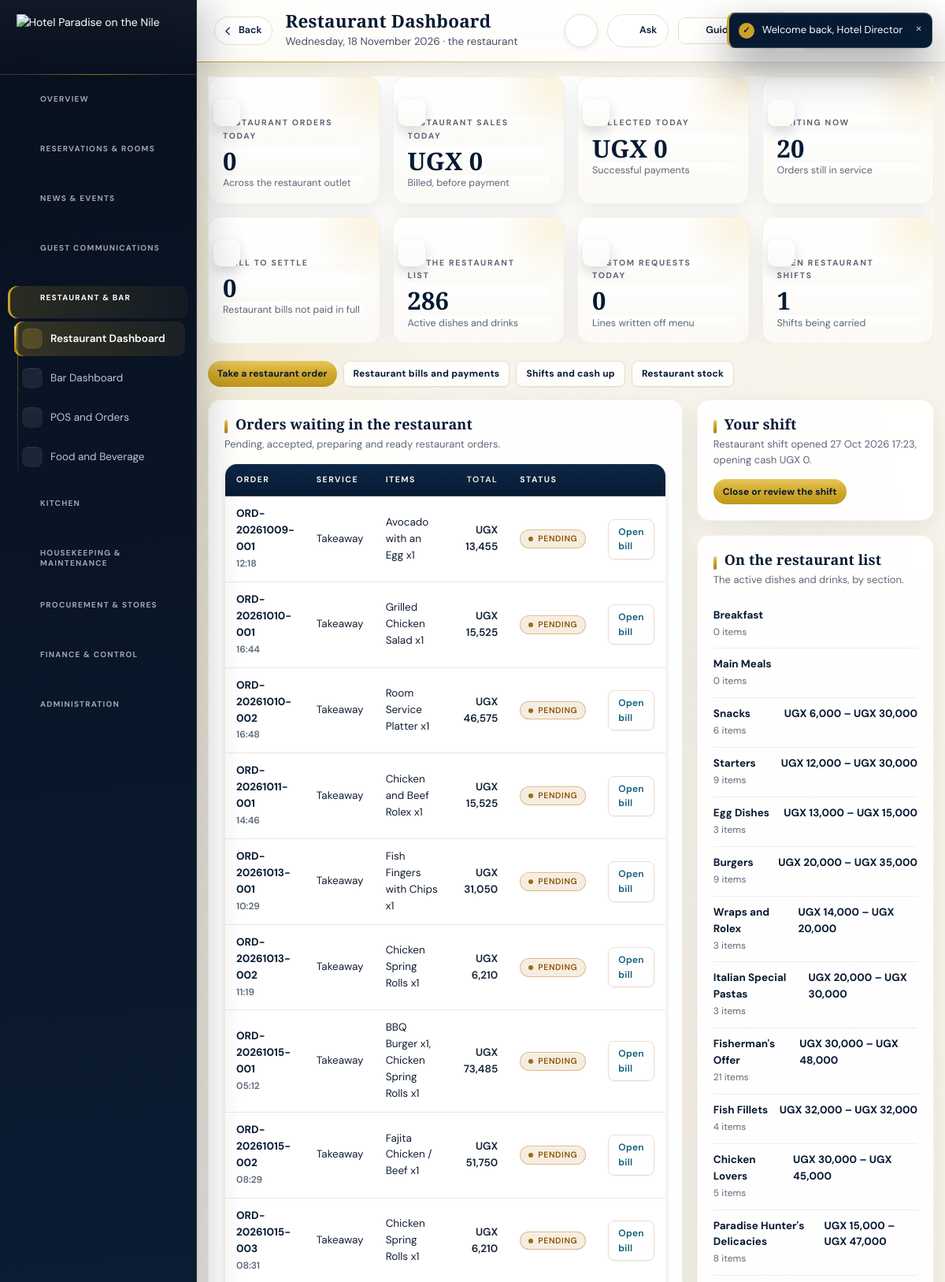
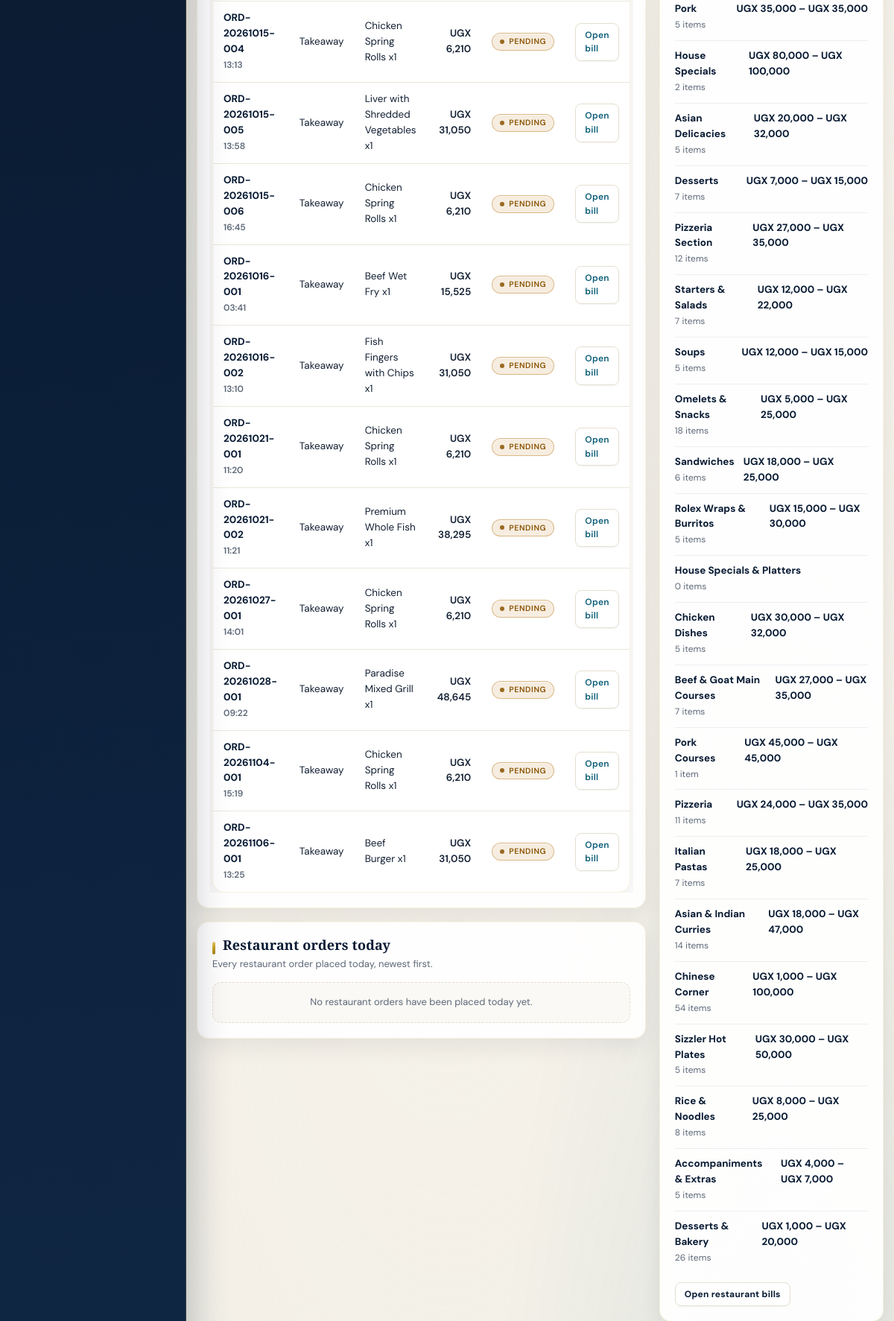
Page /backend-php/index.php?page=restaurant (signed in, upper part) on the committed database (2 pictures, top to bottom).
### tables this page shows
CREATE TABLE `orders` (
  `id` bigint(20) UNSIGNED NOT NULL,
  `hotel_id` bigint(20) UNSIGNED NOT NULL,
  `user_id` bigint(20) UNSIGNED NOT NULL,
  `shift_id` bigint(20) UNSIGNED DEFAULT NULL,
  `order_number` varchar(60) NOT NULL,
  `outlet` enum('restaurant','bar','room_service') NOT NULL,
  `order_type` enum('table','room','takeaway','delivery') NOT NULL,
  `table_name` varchar(60) DEFAULT NULL,
  `room_id` bigint(20) UNSIGNED DEFAULT NULL,
  `customer_name` varchar(160) DEFAULT NULL,
  `customer_phone` varchar(40) DEFAULT NULL,
  `customer_email` varchar(190) DEFAULT NULL,
  `delivery_address` varchar(255) DEFAULT NULL,
  `delivery_notes` text DEFAULT NULL,
  `status` enum('pending','accepted','preparing','ready','served','partially_paid','paid','cancelled') DEFAULT 'pending',
  `discount` decimal(14,2) DEFAULT 0.00,
  `subtotal` decimal(14,2) DEFAULT 0.00,
  `tax` decimal(14,2) DEFAULT 0.00,
  `total` decimal(14,2) DEFAULT 0.00,
  `created_at` timestamp NULL DEFAULT NULL,
  `deleted_at` timestamp NULL DEFAULT NULL,
  `deleted_by` bigint(20) UNSIGNED DEFAULT NULL,
  `kds_runner` varchar(80) DEFAULT NULL,
  `kds_eta` datetime DEFAULT NULL,
  `kds_dispatched_at` datetime DEFAULT NULL
);

CREATE TABLE `shifts` (
  `id` bigint(20) UNSIGNED NOT NULL,
  `hotel_id` bigint(20) UNSIGNED NOT NULL,
  `user_id` bigint(20) UNSIGNED NOT NULL,
  `outlet` enum('restaurant','bar','front_desk','kitchen','store') NOT NULL,
  `opened_at` datetime NOT NULL,
  `closed_at` datetime DEFAULT NULL,
  `opening_cash` decimal(14,2) DEFAULT 0.00,
  `expected_cash` decimal(14,2) DEFAULT 0.00,
  `counted_cash` decimal(14,2) DEFAULT 0.00,
  `variance` decimal(14,2) DEFAULT 0.00,
  `status` enum('open','closed') DEFAULT 'open'
);

### backend-php/app/kds.php (called while the page is built, shortened)
<?php
require_once __DIR__.'/notify.php';
function kds_stations(): array{
 try{ return rows('SELECT * FROM kitchen_stations WHERE active=1 ORDER BY sort_order,id'); }catch(\Throwable $e){ return []; }
}
function kds_infer_station(array $item,array $stations): int{
 $name=strtolower(trim((string)($item['item_name']??$item['name']??$item['custom_name']??'')));
 $cat=strtolower(trim((string)($item['category_name']??'')));
 $hay=$name.' '.$cat;
 $codes=[];
 foreach($stations as $s) $codes[strtoupper((string)$s['code'])]=(int)$s['id'];
 if(preg_match('/\b(salad|sandwich|cold|starter|appetiser|appetizer|sushi|ceviche)\b/',$hay)) return $codes['COLD']??0;
 return $codes['HOT']??0;
}
function kds_sync_order(int $orderId): void{
 try{
  $o=row('SELECT * FROM orders WHERE id=?',[$orderId]);
  $stations=kds_stations();
  $items=rows('SELECT oi.*,mi.name item_name,mc.name category_name FROM order_items oi LEFT JOIN menu_items mi ON mi.id=oi.menu_item_id LEFT JOIN menu_categories mc ON mc.id=mi.category_id WHERE oi.order_id=? ORDER BY oi.id',[$orderId]);
  foreach($items as $it){
   $iid=(int)$it['id'];
   $has=val('SELECT id FROM kitchen_order_items WHERE order_item_id=?',[$iid]);
   $sid=kds_infer_station(array_merge($it,['outlet'=>(string)$o['outlet']]),$stations);
   if($has===null){
    $sname=(string)($stations[$sid]['name']??'Kitchen');
    $scode=strtoupper((string)($stations[$sid]['code']??'HOT'));
    $roles=$scode==='BAR'?['bar_staff','waiter','kitchen','general_manager']:($scode==='ROOM'?['waiter','receptionist','kitchen','general_manager']:['kitchen','general_manager']);
    notify_console('kds-new:'.$orderId.':'.$iid,'order','New KOT '.(string)$o['order_number'],
     (string)($it['item_name']??$it['custom_name']??'Item').' · '.number_format((float)$it['quantity'],0).' · '.$sname,
     ['order_id'=>$orderId,'station'=>$sname,'item'=>(string)($it['item_name']??$it['custom_name']??'')],$roles,'order',$orderId);
   }elseif($sid>0){
    q('UPDATE kitchen_order_items SET station_id=? WHERE id=? AND (station_id IS NULL OR station_id=0)',[$sid,(int)$has]);
   }
  }
 }catch(\Throwable $e){ error_log('[kds] sync order '.$orderId.': '.$e->getMessage()); }
}

### backend-php/app/notify.php (called while the page is built, shortened)
<?php
function notify_recipients(array $roles): array
{
 $ph=implode(',',array_fill(0,count($roles),'?'));
 return rows('SELECT DISTINCT u.id,u.name,u.email FROM users u'
  .' JOIN user_roles ur ON ur.user_id=u.id JOIN roles r ON r.id=ur.role_id'
  .' WHERE r.name IN ('.$ph.") AND u.status='active' ORDER BY u.id",$roles);
}
function notify_dispatch(string $eventKey,string $category,string $title,string $body,
 array $data=[],array $roles=[],?int $excludeUserId=null,string $eventType='',?string $entityType=null,?int $entityId=null): array
{
 foreach(['director','super_admin'] as $always){ if(!in_array($always,$roles,true)) $roles[]=$always; }
 $made=0; $queued=0;
 try{
  foreach(notify_recipients($roles) as $u){
   $uid=(int)$u['id'];
   if($excludeUserId!==null && $uid===$excludeUserId) continue;
   try{
    $nid=(int)db()->lastInsertId(); $made++;
    $queued+=notify_queue_for_user($nid,$uid);
   }catch(\Throwable $e){ error_log('[hotel notify] row for user '.$uid.' failed: '.$e->getMessage()); }
  }
 }catch(\Throwable $e){
  error_log('[hotel notify] dispatch '.$eventKey.' failed: '.$e->getMessage());
  return ['ok'=>false,'duplicate'=>false,'notifications'=>$made,'queued'=>$queued,'error'=>$e->getMessage()];
 }
 return ['ok'=>true,'duplicate'=>false,'notifications'=>$made,'queued'=>$queued,'error'=>null];
}
function notify_console(string $eventKey,string $category,string $title,string $body,
 array $data=[],array $roles=[],?string $entityType=null,?int $entityId=null): void
{
 try{
  $me=current_user();
  notify_dispatch($eventKey,$category,$title,$body,$data,$roles,$me['id']??null,'',$entityType,$entityId);
 }catch(\Throwable $e){
  error_log('[hotel notify] console '.$eventKey.' skipped: '.$e->getMessage());
 }
}
function notify_queue_for_user(int $notificationId,int $userId): int
{
 $n=0;
 return $n;
}

### backend-php/modules/restaurant.php (the view, shortened to what this page needs)
<?php
require_once __DIR__.'/../app/kds.php';
$day0=today().' 00:00:00';
$day1=date('Y-m-d',strtotime(today().' +1 day')).' 00:00:00';
$ordersToday=rows(
 "SELECT o.*,
   (SELECT COALESCE(SUM(p.amount),0) FROM payments p WHERE p.order_id=o.id AND p.status='successful') paid
  FROM orders o
  WHERE o.outlet='restaurant' AND o.deleted_at IS NULL AND o.created_at>=? AND o.created_at<?
  ORDER BY o.id DESC LIMIT 20",[$day0,$day1]
);
$open=rows(
 "SELECT o.*,
   (SELECT COALESCE(SUM(p.amount),0) FROM payments p WHERE p.order_id=o.id AND p.status='successful') paid
  FROM orders o
  WHERE o.outlet='restaurant' AND o.deleted_at IS NULL AND o.status IN('pending','accepted','preparing','ready')
  ORDER BY o.id ASC LIMIT 20",[]
);
foreach(array_merge($ordersToday,$open) as $kdsOrder) kds_sync_order((int)$kdsOrder['id']);
$linesBy=[];
$allIds=array_values(array_unique(array_merge(
 array_map(static fn(array $o): int=>(int)$o['id'],$ordersToday),
 array_map(static fn(array $o): int=>(int)$o['id'],$open)
)));
if($allIds){
 $ph=implode(',',array_fill(0,count($allIds),'?'));
 foreach(rows("SELECT oi.order_id,oi.quantity,".hp_order_item_name_sql()." FROM order_items oi LEFT JOIN menu_items mi ON mi.id=oi.menu_item_id WHERE oi.order_id IN($ph) ORDER BY oi.id",$allIds) as $ln){
  $linesBy[(int)$ln['order_id']][]=$ln;
 }
}
$myShift=row("SELECT * FROM shifts WHERE user_id=? AND status='open' ORDER BY id DESC LIMIT 1",[$u['id']]);
$menuCats=rows("SELECT mc.name,COUNT(mi.id) items,MIN(mi.price) low,MAX(mi.price) high
 FROM menu_categories mc LEFT JOIN menu_items mi ON mi.category_id=mc.id AND mi.active=1
 WHERE mc.outlet='restaurant' GROUP BY mc.id,mc.name ORDER BY mc.id",[]);
echo '<div class="kpis">';
echo '</div>';
echo '<div class="toolbar"><div class="bar">';
echo '<a class="btn sm" href="'.BASE.'/index.php?page=pos&amp;outlet=restaurant">Take a restaurant order</a>';
echo '<a class="btnGhost sm" href="'.BASE.'/index.php?page=fnb&amp;outlet=restaurant">Restaurant bills and payments</a>';
echo '<a class="btnGhost sm" href="'.BASE.'/index.php?page=shifts">Shifts and cash up</a>';
if(page_allowed('inventory')) echo '<a class="btnGhost sm" href="'.BASE.'/index.php?page=inventory">Restaurant stock</a>';
echo '</div></div>';
echo '<div class="dashGrid"><div>';
echo '<div class="panel"><h2>Orders waiting in the restaurant</h2><p class="hint">Pending, accepted, preparing and ready restaurant orders.</p>';
if(!$open){
 echo '<p class="emptyLine">The restaurant has no orders waiting.</p>';
}else{
 echo '<table class="tbl"><thead><tr><th>Order</th><th>Service</th><th>Items</th><th class="num">Total</th><th>Status</th><th></th></tr></thead><tbody>';
 foreach($open as $o){
  $oid=(int)$o['id'];
  $names=[];
  foreach($linesBy[$oid]??[] as $ln) $names[]=$ln['name'].' x'.rtrim(rtrim(number_format((float)$ln['quantity'],2,'.',''),'0'),'.');
  echo '<tr><td><b>'.e($o['order_number']).'</b><br><small>'.date('H:i',strtotime((string)$o['created_at'])).'</small></td>';
  echo '<td>'.e($o['order_type']==='room'?'Room service':ucfirst((string)$o['order_type'])).($o['table_name']?'<br><small>'.e((string)$o['table_name']).'</small>':'').'</td>';
  echo '<td>'.e(implode(', ',array_slice($names,0,3))).(count($names)>3?' &hellip;':'').'</td>';
  echo '<td class="num">'.money($o['total']).'</td><td>'.status_badge($o['status']).'</td>';
  echo '<td><a class="btnGhost sm" href="'.BASE.'/index.php?page=fnb&amp;view='.$oid.'">Open bill</a></td></tr>';
 }
 echo '</tbody></table>';
}
echo '</div>';
echo '<div class="panel"><h2>Restaurant orders today</h2><p class="hint">Every restaurant order placed today, newest first.</p>';
if(!$ordersToday){
 echo '<p class="emptyLine">No restaurant orders have been placed today yet.</p>';
}
echo '</div></div>';
echo '<div>';
echo '<div class="panel"><h2>Your shift</h2>';
if($myShift){
 echo '<p class="hint">'.e(ucfirst((string)$myShift['outlet'])).' shift opened '.fmtdt((string)$myShift['opened_at']).', opening cash '.money($myShift['opening_cash']).'.</p>';
 echo '<a class="btn sm" href="'.BASE.'/index.php?page=shifts">Close or review the shift</a>';
}else{
 echo '<p class="emptyLine">You have no open shift. Open one at the till before taking orders or payments.</p>';
 echo '<a class="btn sm" href="'.BASE.'/index.php?page=pos&amp;outlet=restaurant">Open the restaurant till</a>';
}
echo '</div>';
echo '<div class="panel"><h2>On the restaurant list</h2><p class="hint">The active dishes and drinks, by section.</p>';
if(!$menuCats){
 echo '<p class="emptyLine">The restaurant menu is empty. Add items in Food and Beverage.</p>';
}else{
 echo '<div class="miniList">';
 foreach($menuCats as $mc){
  echo '<div class="li"><span><b>'.e($mc['name']).'</b><br><small>'.(int)$mc['items'].' item'.((int)$mc['items']===1?'':'s').'</small></span>';
  if((int)$mc['items']>0) echo '<b>'.money($mc['low']).' &ndash; '.money($mc['high']).'</b>';
  echo '</div>';
 }
 echo '</div>';
 echo '<div style="margin-top:12px"><a class="btnGhost sm" href="'.BASE.'/index.php?page=fnb&amp;outlet=restaurant">Open restaurant bills</a></div>';
}
echo '</div>';
echo '</div></div>';

### backend-php/app/bootstrap.php (shortened to what this page needs)
<?php
if(!function_exists('hp_config')){
 function hp_config(): array{
  $file=__DIR__.'/../config.php';
  if(!is_readable($file)) return $cfg=[];
  $got=include $file;
  return $cfg=is_array($got)?$got:[];
 }
}
function db_config(): array{
 $fromFile=hp_config();
 $fromConfig=function(string $path) use($fromFile){
  $node=$fromFile;
  foreach(explode('.',$path) as $step){
   if(!is_array($node)||!array_key_exists($step,$node)) return null;
   $node=$node[$step];
  }
  return $node;
 };
 $pick=function(string $path,string $env,string $fallback) use($fromConfig): string{
  $v=getenv($env);
  if(is_string($v)&&$v!=='') return $v;
  $v=$fromConfig($path);
  if(is_string($v)&&$v!=='') return $v;
  return $fallback;
 };
 $host=$pick('db.host','HP_DB_HOST','127.0.0.1');
 $port=$pick('db.port','HP_DB_PORT','');
 return $cfg=[
  'dsn'=>'mysql:host='.$host.($port!==''?';port='.$port:'').';charset=utf8mb4',
  'host'=>$host,'port'=>$port,
  'name'=>$pick('db.name','HP_DB_NAME','hotelpardise_system'),
  'user'=>$pick('db.user','HP_DB_USER','hotelpardise_system'),
  'pass'=>$pick('db.pass','HP_DB_PASS',''),
  'web'=>[
   'name'=>$pick('web_db.name','HP_WEB_DB_NAME','hotelpardise_website'),
   'user'=>$pick('web_db.user','HP_WEB_DB_USER','hotelpardise_website'),
   'pass'=>$pick('web_db.pass','HP_WEB_DB_PASS',''),
  ],
 ];
}
function db_connect(string $dsn,string $dbName,string $user,string $pass): PDO{
  try{
   return new PDO($dsn.';dbname='.$dbName,$user,$pass,[
    PDO::ATTR_ERRMODE=>PDO::ERRMODE_EXCEPTION,
    PDO::ATTR_DEFAULT_FETCH_MODE=>PDO::FETCH_ASSOC
   ]);
  }catch(PDOException $e){
   $reason=db_failure_reason($e,$dbName,$user);
   error_log('[hotel db] cannot open '.$dbName.' as '.$user.'@'.db_config()['host']
    .' [SQLSTATE '.$e->getCode().']: '.$reason);
   throw new RuntimeException($reason,0);
  }
}
function db(): PDO{
  static $pdo=null;
  if($pdo===null){
   $c=db_config();
   try{
    $pdo=db_connect($c['dsn'],$c['name'],$c['user'],$c['pass']);
   }catch(RuntimeException $e){
    db_setup_page($e->getMessage());
   }
  }
  return $pdo;
}
function q(string $sql,array $p=[]){ $st=db()->prepare($sql); $st->execute($p); return $st; }
function rows(string $sql,array $p=[]){ return q($sql,$p)->fetchAll(); }
function row(string $sql,array $p=[]){ $r=q($sql,$p)->fetch(); return $r===false?null:$r; }
function hp_column_exists(string $table,string $col): bool{
 try{
  $pattern=str_replace(['\\','_','%'],['\\\\','\\_','\\%'],$col);
  $st=db()->query('SHOW COLUMNS FROM `'.$table.'` LIKE '.db()->quote($pattern));
  return (bool)$st->fetch();
 }catch(Throwable $e){ return false; }
}
function hp_order_item_name_sql(string $itemAlias='oi',string $menuAlias='mi'): string{
 $item=preg_replace('/[^A-Za-z0-9_]/','',(string)$itemAlias) ?: 'oi';
 $menu=preg_replace('/[^A-Za-z0-9_]/','',(string)$menuAlias) ?: 'mi';
 $custom=hp_column_exists('order_items','custom_name')?"NULLIF($item.custom_name,'')":'NULL';
 return "COALESCE($menu.name,$custom,'Custom item') AS name";
}
function e($v=null): string{ return htmlspecialchars((string)$v,ENT_QUOTES,'UTF-8'); }
function money($v): string{ return 'UGX '.number_format((float)$v,0); }
function today(): string{ return date('Y-m-d'); }
function fmtdt($d): string{ return $d?date('d M Y H:i',strtotime((string)$d)):''; }
function current_user(): ?array{ return $_SESSION['user']??null; }
function roles_of(): array{ return $_SESSION['roles']??[]; }
function news_roles(): array{
 return [
  'super_admin'    => ['tier'=>'owner'],
  'director'       => ['tier'=>'owner'],
  'general_manager'=> ['tier'=>'owner'],
  'human_resource' => ['tier'=>'owner'],
  'marketing'      => ['tier'=>'editor','categories'=>['news','update','opportunity']],
  'events_manager' => ['tier'=>'editor','categories'=>['news','update','opportunity']],
  'receptionist'   => ['tier'=>'contributor','department'=>'Front Office','categories'=>['news','update']],
  'housekeeping'   => ['tier'=>'contributor','department'=>'Housekeeping','categories'=>['news','update']],
  'kitchen'        => ['tier'=>'contributor','department'=>'Kitchen','categories'=>['news','update']],
  'waiter'         => ['tier'=>'contributor','department'=>'Food and Beverage','categories'=>['news','update']],
  'bar_staff'      => ['tier'=>'contributor','department'=>'Bar','categories'=>['news','update']],
  'storekeeper'    => ['tier'=>'contributor','department'=>'Stores','categories'=>['news','update']],
  'procurement'    => ['tier'=>'contributor','department'=>'Procurement','categories'=>['news','update']],
  'maintenance'    => ['tier'=>'contributor','department'=>'Maintenance','categories'=>['news','update']],
  'accountant'     => ['tier'=>'contributor','department'=>'Finance','categories'=>['news','update']],
  'cashier'        => ['tier'=>'contributor','department'=>'Finance','categories'=>['news','update']],
 ];
}
function page_allowed(string $page): bool{
 $u=current_user(); if(!$u) return false;
 $r=roles_of();
 $map=page_caps();
 $allowed=$map[$page];
 if($allowed===[]) return true;
 return (bool)array_intersect($r,$allowed);
}
function badge(string $text,string $tone='grey'): string{
 static $tones=['ok'=>1,'warn'=>1,'bad'=>1,'gold'=>1,'navy'=>1,'blue'=>1,'grey'=>1];
 $t=isset($tones[$tone])?$tone:'grey';
 return '<span class="badge '.e($t).'">'.e($text).'</span>';
}

### rows in the picture
orders: order_number "ORD-20261009-001", created_at "12:18", order_type "Takeaway", names "Avocado with an Egg x1", total "UGX 13,455", status "PENDING"
orders: order_number "ORD-20261010-001", created_at "16:44", order_type "Takeaway", names "Grilled Chicken Salad x1", total "UGX 15,525", status "PENDING"
orders: order_number "ORD-20261010-002", created_at "16:48", order_type "Takeaway", names "Room Service Platter x1", total "UGX 46,575", status "PENDING"
orders: order_number "ORD-20261011-001", created_at "14:46", order_type "Takeaway", names "Chicken and Beef Rolex x1", total "UGX 15,525", status "PENDING"
orders: order_number "ORD-20261013-001", created_at "10:29", order_type "Takeaway", names "Fish Fingers with Chips x1", total "UGX 31,050", status "PENDING"
orders: order_number "ORD-20261013-002", created_at "11:19", order_type "Takeaway", names "Chicken Spring Rolls x1", total "UGX 6,210", status "PENDING"
orders: order_number "ORD-20261015-001", created_at "05:12", order_type "Takeaway", names "BBQ Burger x1, Chicken Spring Rolls x1", total "UGX 73,485", status "PENDING"
orders: order_number "ORD-20261015-002", created_at "08:29", order_type "Takeaway", names "Fajita Chicken / Beef x1", total "UGX 51,750", status "PENDING"
orders: order_number "ORD-20261015-003", created_at "08:31", order_type "Takeaway", names "Chicken Spring Rolls x1", total "UGX 6,210", status "PENDING"
orders: order_number "ORD-20261015-004", created_at "13:13", order_type "Takeaway", names "Chicken Spring Rolls x1", total "UGX 6,210", status "PENDING"
orders: order_number "ORD-20261015-005", created_at "13:58", order_type "Takeaway", names "Liver with Shredded Vegetables x1", total "UGX 31,050", status "PENDING"
orders: order_number "ORD-20261015-006", created_at "16:45", order_type "Takeaway", names "Chicken Spring Rolls x1", total "UGX 6,210", status "PENDING"
orders: order_number "ORD-20261016-001", created_at "03:41", order_type "Takeaway", names "Beef Wet Fry x1", total "UGX 15,525", status "PENDING"
orders: order_number "ORD-20261016-002", created_at "13:10", order_type "Takeaway", names "Fish Fingers with Chips x1", total "UGX 31,050", status "PENDING"
orders: order_number "ORD-20261021-001", created_at "11:20", order_type "Takeaway", names "Chicken Spring Rolls x1", total "UGX 6,210", status "PENDING"
orders: order_number "ORD-20261021-002", created_at "11:21", order_type "Takeaway", names "Premium Whole Fish x1", total "UGX 38,295", status "PENDING"
orders: order_number "ORD-20261027-001", created_at "14:01", order_type "Takeaway", names "Chicken Spring Rolls x1", total "UGX 6,210", status "PENDING"
orders: order_number "ORD-20261028-001", created_at "09:22", order_type "Takeaway", names "Paradise Mixed Grill x1", total "UGX 48,645", status "PENDING"
orders: order_number "ORD-20261104-001", created_at "15:19", order_type "Takeaway", names "Chicken Spring Rolls x1", total "UGX 6,210", status "PENDING"
orders: order_number "ORD-20261106-001", created_at "13:25", order_type "Takeaway", names "Beef Burger x1", total "UGX 31,050", status "PENDING"
shifts: outlet "Restaurant", opened_at "27 Oct 2026 17:23", opening_cash "UGX 0"

### other values in the picture
$group['label'] "OVERVIEW"
$group['label'] "RESERVATIONS & ROOMS"
$group['label'] "NEWS & EVENTS"
$group['label'] "GUEST COMMUNICATIONS"
$group['label'] "RESTAURANT & BAR"
$label "Restaurant Dashboard"
$label "Bar Dashboard"
$label "POS and Orders"
$label "Food and Beverage"
$group['label'] "KITCHEN"
$group['label'] "HOUSEKEEPING & MAINTENANCE"
$group['label'] "PROCUREMENT & STORES"
$group['label'] "FINANCE & CONTROL"
$group['label'] "ADMINISTRATION"
$title "Restaurant Dashboard"
